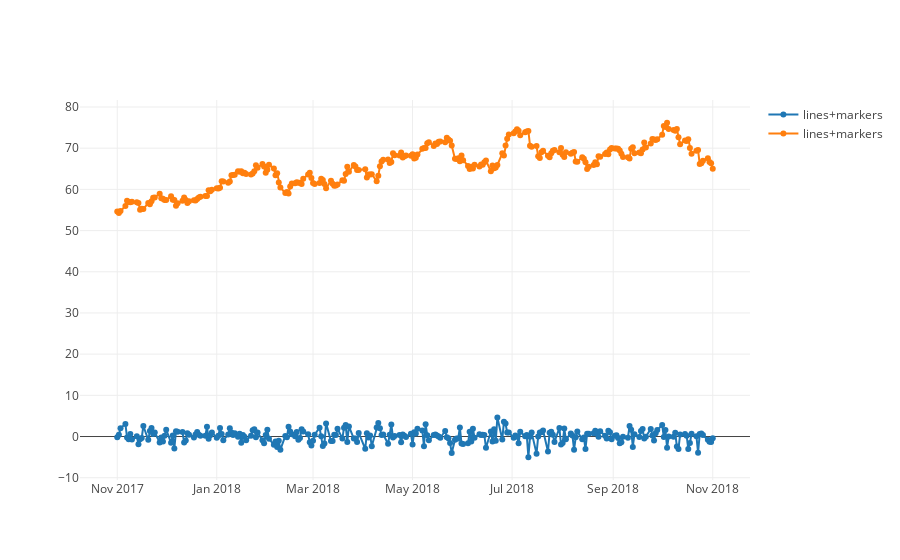

Notebook cell for this chart:
### Code cell
# Create traces
trace1 = go.Scatter(
    x = df['date'],
    y = df['percentage'],
    mode = 'lines+markers',
    name = 'lines+markers'
)
trace2 = go.Scatter(
    x = df['date'],
    y = df['open'],
    mode = 'lines+markers',
    name = 'lines+markers'
)

data = [trace1,trace2]
iplot(data, filename='scatter-mode')

### Figure 1 — Plotly figure (JSON) as saved in the notebook; plotly's stock layout.template omitted (floating-point values rounded to 4 significant figures; data arrays with more than 128 entries replaced by an {"elided": "..."} marker saying what was removed)
{"data": [{"mode": "lines+markers", "name": "lines+markers", "type": "scatter", "uid": "3a3308be-e89f-11e8-aa3e-0c9d9275377d", "x": {"elided": "265 str values"}, "y": {"elided": "265 float values"}}, {"mode": "lines+markers", "name": "lines+markers", "type": "scatter", "uid": "3a3308bf-e89f-11e8-8343-0c9d9275377d", "x": {"elided": "265 str values"}, "y": {"elided": "265 float values"}}], "layout": {}}
